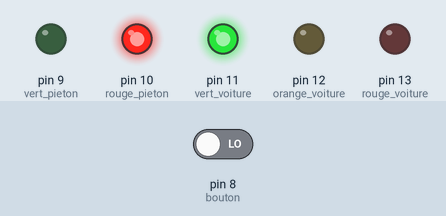
This sketch was run on a simulated Arduino Uno, built with avr-gcc and run on an emulated ATmega328P. Shown: output pins drawn as LEDs (lit = HIGH). Inputs (shaded band) come from the test bench; at power-on: pin 8 (bouton) LOW.

Above: at 1.2 s.
1.3 s: pin 8 (bouton) driven HIGH
At 2.0 s:
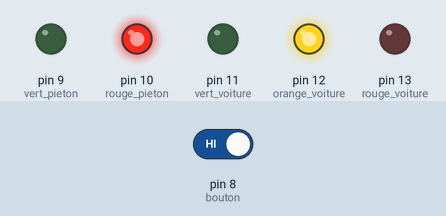
At 4.2 s:
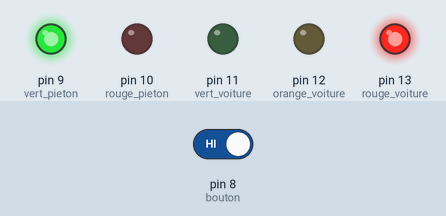
4.3 s: pin 8 (bouton) driven LOW
At 6.86 s:
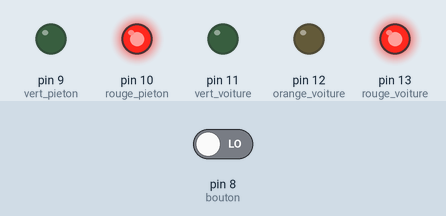
Timing chart, 0 to 8.4 s (numbered marks = the images above; inputs shaded):
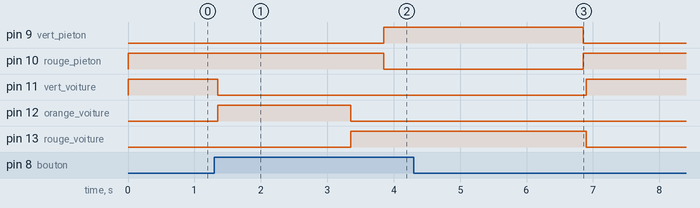

Measured:
- after the input at 1.3 s, pin 9 (vert_pieton): LOW → HIGH after 2.6 s; pin 10 (rouge_pieton): HIGH → LOW after 2.6 s; pin 11 (vert_voiture): HIGH → LOW after 0.05 s; pin 12 (orange_voiture): LOW → HIGH after 0.05 s, → LOW 2.0 s later; pin 13 (rouge_voiture): LOW → HIGH after 2.1 s
- after the input at 4.3 s, pin 9 (vert_pieton), pin 13 (rouge_voiture): goes on until 6.9 s, then stays LOW; pin 10 (rouge_pieton), pin 11 (vert_voiture): goes on until 6.9 s, then stays HIGH; pin 12 (orange_voiture): stays LOW (without the input it goes to HIGH after 2.7 s)

The sketch:

semaforo_led1.ino
```cpp
int rouge_voiture =13;
int orange_voiture =12;
int vert_voiture =11;
int rouge_pieton =10;
int vert_pieton =9;
int bouton =8;

void setup() {

  pinMode(rouge_voiture,OUTPUT);
  pinMode(orange_voiture,OUTPUT);
  pinMode(vert_voiture,OUTPUT);
  pinMode(rouge_pieton,OUTPUT);
  pinMode(vert_pieton,OUTPUT);


  pinMode(bouton,INPUT);


  digitalWrite(rouge_pieton,LOW);
  digitalWrite(vert_voiture,LOW);
  digitalWrite(orange_voiture,LOW);
  digitalWrite(rouge_voiture,LOW);
  digitalWrite(vert_pieton,LOW);
}

void loop() {

  digitalWrite(vert_voiture,HIGH);
  digitalWrite(rouge_pieton,HIGH);

  if(digitalRead(bouton)==HIGH)
  {
    delay(50);
    digitalWrite(orange_voiture,HIGH);
    digitalWrite(vert_voiture,LOW);
    delay(2000);
    digitalWrite(rouge_voiture,HIGH);
    digitalWrite(orange_voiture,LOW);
    delay(500);
    digitalWrite(vert_pieton,HIGH);
    digitalWrite(rouge_pieton,LOW);
    delay(3000);
    digitalWrite(rouge_pieton,HIGH);
    digitalWrite(vert_pieton,LOW);
    delay(50);
    digitalWrite(rouge_voiture,LOW);
    digitalWrite(vert_voiture,HIGH);
  }
  delay(50);
}
```
